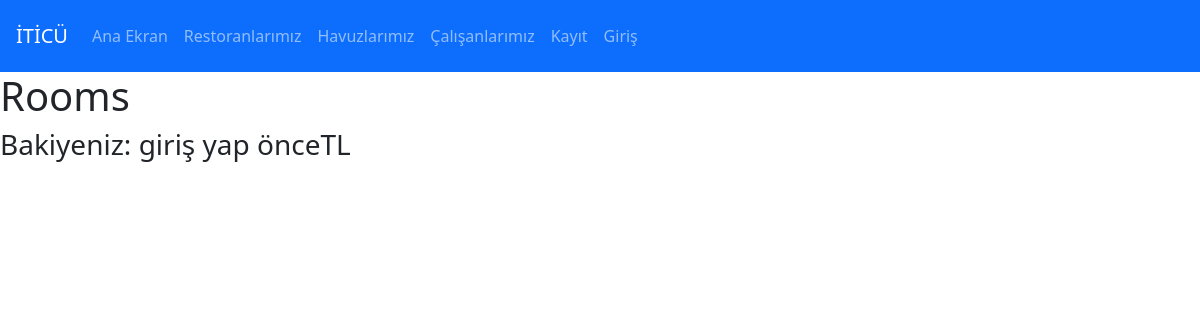
Before: /rooms/1 with the older database file.
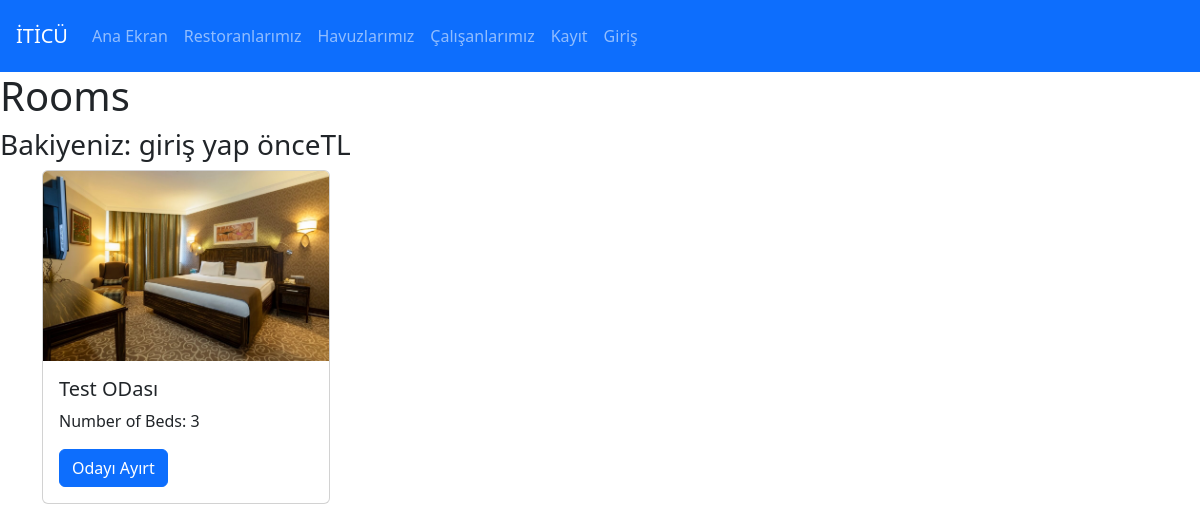
After: the same page with the newer database file.
### web/models.py (models this page shows, shortened)
class Room(models.Model):
    type = models.CharField(max_length=40,default="normal suit")
    number_of_beds = models.IntegerField()
    is_taken = models.BooleanField(default=False)
    daily_price = models.IntegerField()
    img = models.ImageField(null=True,upload_to="uploads")
    hotel = models.ForeignKey(Hotel,on_delete= models.CASCADE,null=True)

### web/views.py (the view)
# urls.py: path("rooms/<int:id>",views.index,name="rooms"),
def index(request,id):
      rooms = Room.objects.raw(f"select * from web_room where hotel_id = {id} and is_taken = 0")
      if request.user.is_authenticated:
            guest = Guest.objects.get(user=request.user)
            return render(request,"index.html",{"rooms":rooms,"budget":guest.budget})
      else:
            guest = "Önce Giriş Yapmalısınız."
      return render(request,"index.html",{"rooms":rooms,"budget":"giriş yap önce"})

### web/templates/index.html
{%extends 'base.html'%}
{%block title%}
<h1>Rooms</h1>
<h3>Bakiyeniz: {{budget}}TL</h3>
{%endblock%}
{%block body%}
{%for room in rooms%}
<div class="col-3 ">
{%include 'partials/_room.html'%}
</div>
{% endfor %}
{%endblock%}

### templates/partials/_room.html
<div class="card" style="width: 18rem;">
    <img src=" {{room.img.url}}" class="card-img-top" alt="...">
    <div class="card-body">
      <h5 class="card-title">{{room.type}}</h5>
      <p class="card-text">Number of Beds: {{room.number_of_beds}}</p>
      <a href="/room_details/{{room.id}}" class="btn btn-primary">Odayı Ayırt</a>
    </div>
  </div>

Changed rows visible on the page:
added Room: img (picture), type "Test ODası", number_of_beds "3"
